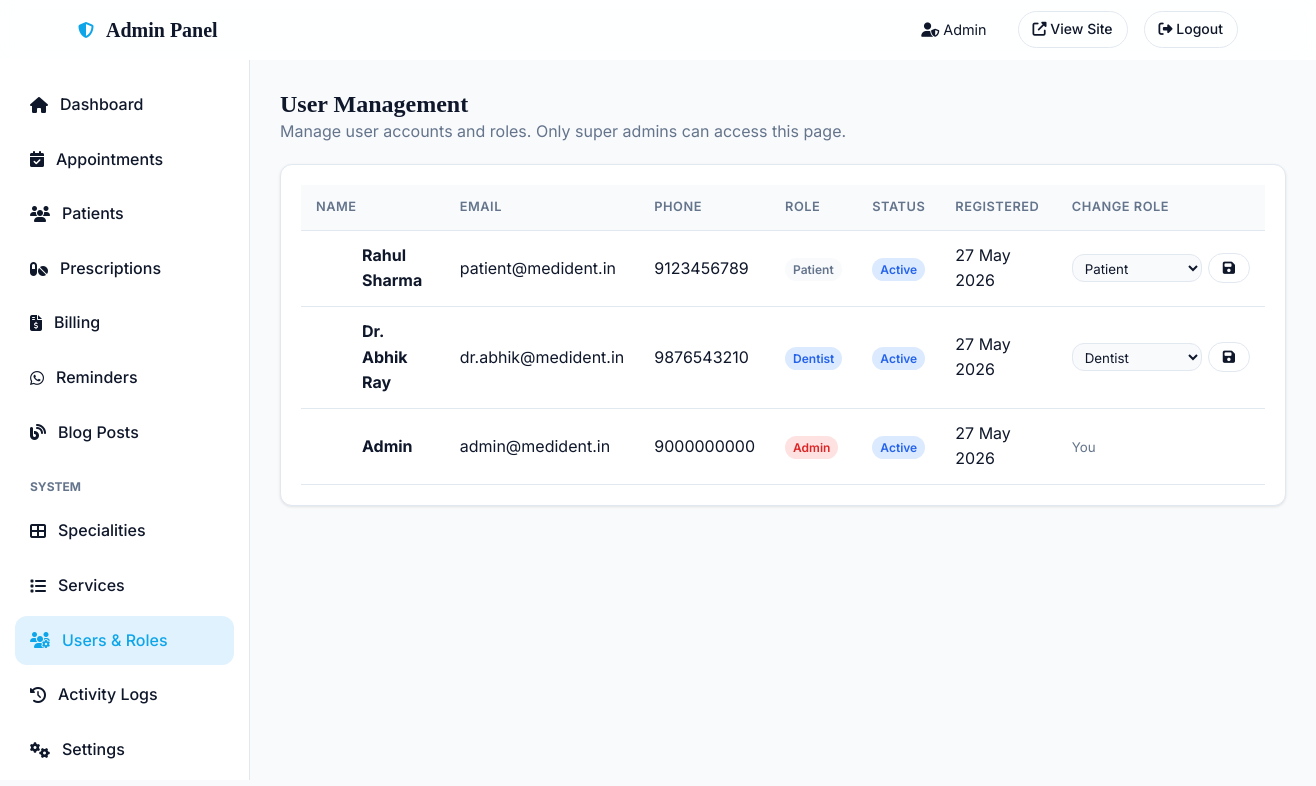
The page /secure-admin-panel/users (signed in) on the database its author committed.
### models.py (models this page shows, shortened)
class User(UserMixin, db.Model):
    __tablename__ = 'users'
    id = db.Column(db.Integer, primary_key=True)
    name = db.Column(db.String(120), nullable=False)
    email = db.Column(db.String(120), unique=True, nullable=False)
    phone = db.Column(db.String(20))
    password_hash = db.Column(db.String(256), nullable=False)
    role = db.Column(db.String(20), default='patient')  # patient, dentist, receptionist, admin
    is_active = db.Column(db.Boolean, default=True)
    avatar = db.Column(db.String(256))
    created_at = db.Column(db.DateTime, default=datetime.utcnow)
    last_login = db.Column(db.DateTime)
    reset_token = db.Column(db.String(100))
    reset_token_expiry = db.Column(db.DateTime)
    preferred_language = db.Column(db.String(10), default='en')
    patient_profile = db.relationship('Patient', backref='user', uselist=False)
    appointments = db.relationship('Appointment', backref='user', lazy='dynamic', foreign_keys='Appointment.user_id')
    blog_posts = db.relationship('BlogPost', backref='author', lazy='dynamic')
    activity_logs = db.relationship('ActivityLog', backref='user', lazy='dynamic')

### routes/admin.py (the view)
@admin_bp.route('/users')
@login_required
@super_admin_required
def users():
    all_users = User.query.order_by(User.created_at.desc()).all()
    return render_template('admin/users.html', users=all_users)

### routes/admin.py (called while the page is built)
def super_admin_required(f):
    @wraps(f)
    def decorated(*args, **kwargs):
        if not current_user.is_authenticated or current_user.role != 'admin':
            flash('Super admin access required.', 'error')
            return redirect(url_for('public.index'))
        return f(*args, **kwargs)
    return decorated

### templates/admin/users.html (shortened to what this page needs)
{% extends "admin/base.html" %}
{% block content %}
<div style="margin-bottom:20px;">
    <h2>User Management</h2>
    <p class="text-muted">Manage user accounts and roles. Only super admins can access this page.</p>
</div>
<div class="card">
    <div class="table-responsive">
        <table class="table">
            <thead>
                <tr><th>Name</th><th>Email</th><th>Phone</th><th>Role</th><th>Status</th><th>Registered</th><th>Change Role</th></tr>
            </thead>
            <tbody>
            {% for u in users %}
            <tr>
                <td>
                    <div style="display:flex;align-items:center;gap:10px;">
                        <div style="width:36px;height:36px;border-radius:50%;background:var(--primary-gradient);color:#fff;display:flex;align-items:center;justify-content:center;font-weight:700;flex-shrink:0;">
                        </div>
                        <strong>{{ u.name }}</strong>
                    </div>
                </td>
                <td>{{ u.email }}</td>
                <td>{{ u.phone or '—' }}</td>
                <td>
                    {% if u.role == 'admin' %}
                    <span class="badge badge-cancelled">Admin</span>
                    {% elif u.role == 'dentist' %}
                    <span class="badge badge-completed">Dentist</span>
                    {% elif u.role == 'receptionist' %}
                    <span class="badge badge-pending">Receptionist</span>
                    {% else %}
                    <span class="badge" style="background:var(--bg-color);color:var(--text-muted);">Patient</span>
                    {% endif %}
                </td>
                <td>
                    {% if u.is_active %}
                    <span class="badge badge-completed">Active</span>
                    {% else %}
                    <span class="badge badge-cancelled">Inactive</span>
                    {% endif %}
                </td>
                <td>{{ u.created_at.strftime('%d %b %Y') }}</td>
                <td>
                    {% if u.id != current_user.id %}
                    <form method="POST" action="{{ url_for('admin.change_role', user_id=u.id) }}" style="display:flex;gap:6px;align-items:center;">
                        <select name="role" class="form-control" style="width:130px;padding:4px 8px;">
                            <option value="patient" {% if u.role=='patient' %}selected{% endif %}>Patient</option>
                            <option value="dentist" {% if u.role=='dentist' %}selected{% endif %}>Dentist</option>
                        </select>
                        <button type="submit" class="btn-outline-sm"><i class="fas fa-save"></i></button>
                    </form>
                    {% else %}
                    <small class="text-muted">You</small>
                    {% endif %}
                </td>
            </tr>
            {% else %}
            <tr><td colspan="7" class="text-center">No users found.</td></tr>
            {% endfor %}
            </tbody>
        </table>
    </div>
</div>
{% endblock %}

### templates/admin/base.html (shortened to what this page needs)
<!DOCTYPE html>
<html lang="en" data-theme="light">
<head>
    <link rel="stylesheet" href="https://cdnjs.cloudflare.com/ajax/libs/font-awesome/6.5.0/css/all.min.css">
    <link rel="stylesheet" href="{{ url_for('static', filename='css/main.css') }}">
</head>
<body>
<nav class="navbar" style="height: 60px;">
    <div class="nav-container" style="justify-content: space-between; width: 100%;">
        <div class="nav-brand">
            <i class="fas fa-shield-alt text-primary"></i>
            <span class="brand-main">Admin Panel</span>
        </div>
        <div class="nav-actions">
            <span style="font-size: 0.9rem; margin-right: 15px;"><i class="fas fa-user-shield"></i> {{ current_user.name }}</span>
            <a href="{{ url_for('public.index') }}" class="btn-outline-sm" target="_blank"><i class="fas fa-external-link-alt"></i> View Site</a>
            <a href="{{ url_for('auth.logout') }}" class="btn-outline-sm text-danger"><i class="fas fa-sign-out-alt"></i> Logout</a>
        </div>
    </div>
</nav>
<div class="dashboard-layout" style="padding-top: 60px;">
    <aside class="dashboard-sidebar">
        <nav class="dashboard-nav">
            <a href="{{ url_for('admin.dashboard') }}" class="dashboard-link {% if request.endpoint == 'admin.dashboard' %}active{% endif %}">
                <i class="fas fa-home"></i> Dashboard
            </a>
            <a href="{{ url_for('admin.appointments') }}" class="dashboard-link {% if request.endpoint and 'appointment' in request.endpoint %}active{% endif %}">
                <i class="fas fa-calendar-check"></i> Appointments
            </a>
            <a href="{{ url_for('admin.patients') }}" class="dashboard-link {% if request.endpoint and 'patient' in request.endpoint %}active{% endif %}">
                <i class="fas fa-users"></i> Patients
            </a>
            <a href="{{ url_for('admin.prescriptions') }}" class="dashboard-link {% if request.endpoint and 'prescription' in request.endpoint %}active{% endif %}">
                <i class="fas fa-pills"></i> Prescriptions
            </a>
            <a href="{{ url_for('admin.billing') }}" class="dashboard-link {% if request.endpoint and 'billing' in request.endpoint %}active{% endif %}">
                <i class="fas fa-file-invoice-dollar"></i> Billing
            </a>
            <a href="{{ url_for('admin.reminders') }}" class="dashboard-link {% if request.endpoint and 'reminder' in request.endpoint %}active{% endif %}">
                <i class="fab fa-whatsapp"></i> Reminders
            </a>
            <a href="{{ url_for('admin.blog') }}" class="dashboard-link {% if request.endpoint and 'blog' in request.endpoint %}active{% endif %}">
                <i class="fas fa-blog"></i> Blog Posts
            </a>
            {% if current_user.role == 'admin' %}
            <div style="margin: 15px 0 5px; padding-left: 15px; font-size: 0.75rem; text-transform: uppercase; color: var(--text-muted); font-weight: 700;">System</div>
            <a href="{{ url_for('admin.specialities') }}" class="dashboard-link {% if request.endpoint and 'specialit' in request.endpoint %}active{% endif %}">
                <i class="fas fa-th-large"></i> Specialities
            </a>
            <a href="{{ url_for('admin.services') }}" class="dashboard-link {% if request.endpoint and 'service' in request.endpoint %}active{% endif %}">
                <i class="fas fa-list"></i> Services
            </a>
            <a href="{{ url_for('admin.users') }}" class="dashboard-link {% if request.endpoint and 'users' in request.endpoint %}active{% endif %}">
                <i class="fas fa-users-cog"></i> Users & Roles
            </a>
            <a href="{{ url_for('admin.activity_logs') }}" class="dashboard-link {% if request.endpoint and 'activity_logs' in request.endpoint %}active{% endif %}">
                <i class="fas fa-history"></i> Activity Logs
            </a>
            <a href="{{ url_for('admin.settings') }}" class="dashboard-link {% if request.endpoint and 'settings' in request.endpoint %}active{% endif %}">
                <i class="fas fa-cogs"></i> Settings
            </a>
            {% endif %}
        </nav>
    </aside>
    <main class="dashboard-main">
        {% block content %}{% endblock %}
    </main>
</div>
</body>
</html>

### static/css/main.css (style rules this page uses)
:root { --primary: #0EA5E9; --primary-dark: #0284C7; --primary-light: #E0F2FE; --secondary: #06B6D4; --accent: #38BDF8; --dark: #0F172A; --darker: #0B1120; --light: #F8FAFC; --white: #FFFFFF; --gray: #64748B; --gray-light: #CBD5E1; --gray-dark: #334155; --success: #10B981; --warning: #F59E0B; --danger: #EF4444; --info: #3B82F6; --bg-color: var(--light); --surface-color: var(--white); --text-main: var(--dark); --text-muted: var(--gray); --border-color: #E2E8F0; --shadow-sm: 0 1px 3px rgba(0,0,0,0.1); --shadow-md: 0 4px 6px -1px rgba(0,0,0,0.1); --shadow-lg: 0 10px 15px -3px rgba(0,0,0,0.1); --shadow-glow: 0 0 20px rgba(14, 165, 233, 0.3); --glass-bg: rgba(255, 255, 255, 0.85); --glass-border: rgba(255, 255, 255, 0.4); --font-sans: 'Inter', system-ui, sans-serif; --font-serif: 'Playfair Display', serif; --nav-height: 80px; --container-width: 1200px; --radius-sm: 8px; --radius-md: 12px; --radius-lg: 20px; --radius-full: 9999px; --trans-fast: 0.2s ease; --trans-normal: 0.3s ease; --trans-slow: 0.5s ease; }
* { margin: 0; padding: 0; box-sizing: border-box; }
body { font-family: var(--font-sans); background-color: var(--bg-color); color: var(--text-main); line-height: 1.6; transition: background-color var(--trans-normal), color var(--trans-normal); overflow-x: hidden; }
h1, h2, h3, h4, h5, h6 { font-family: var(--font-serif); font-weight: 700; line-height: 1.2; color: var(--text-main); }
a { text-decoration: none; color: var(--primary); transition: color var(--trans-fast); }
.text-primary { color: var(--primary); }
.text-danger { color: var(--danger); }
.text-muted { color: var(--text-muted); }
.btn-outline-sm { background: transparent; border: 1px solid var(--border-color); color: var(--text-main); padding: 6px 14px; border-radius: var(--radius-full); font-size: 0.875rem; font-weight: 500; text-decoration: none; display: inline-block; }
.navbar { position: fixed; top: 0; left: 0; width: 100%; height: var(--nav-height); background: var(--glass-bg); backdrop-filter: blur(10px); border-bottom: 1px solid var(--glass-border); z-index: 1000; transition: all var(--trans-normal); }
.nav-container { max-width: var(--container-width); margin: 0 auto; padding: 0 20px; height: 100%; display: flex; justify-content: space-between; align-items: center; }
.nav-brand { display: flex; align-items: center; gap: 12px; }
.brand-main { font-family: var(--font-serif); font-weight: 700; font-size: 1.25rem; color: var(--text-main); line-height: 1; }
.nav-actions { display: flex; align-items: center; gap: 16px; }

### static/css/hero.css (style rules this page uses)
.form-control { width: 100%; padding: 12px 15px; border: 1px solid var(--border-color); border-radius: var(--radius-md); background: var(--bg-color); color: var(--text-main); font-family: inherit; transition: all var(--trans-fast); }

### static/css/forms.css (style rules this page uses)
.dashboard-layout { display: flex; min-height: 100vh; padding-top: var(--nav-height); }
.dashboard-sidebar { width: 250px; background: var(--surface-color); border-right: 1px solid var(--border-color); padding: 20px 0; position: fixed; height: calc(100vh - var(--nav-height)); overflow-y: auto; }
.dashboard-nav { display: flex; flex-direction: column; gap: 5px; padding: 0 15px; }
.dashboard-link { display: flex; align-items: center; gap: 12px; padding: 12px 15px; border-radius: var(--radius-md); color: var(--text-main); font-weight: 500; transition: all var(--trans-fast); }
.dashboard-link:hover, .dashboard-link.active { background: var(--primary-light); color: var(--primary); }
.dashboard-main { flex: 1; margin-left: 250px; padding: 30px; background: var(--bg-color); }
.card { background: var(--surface-color); border-radius: var(--radius-md); box-shadow: var(--shadow-sm); border: 1px solid var(--border-color); padding: 20px; margin-bottom: 20px; }
.table-responsive { overflow-x: auto; }
.table { width: 100%; border-collapse: collapse; }
.table th, .table td { padding: 12px 15px; text-align: left; border-bottom: 1px solid var(--border-color); }
.table th { background: var(--bg-color); font-weight: 600; color: var(--text-muted); text-transform: uppercase; font-size: 0.8rem; letter-spacing: 0.5px; }
.badge { padding: 4px 8px; border-radius: var(--radius-full); font-size: 0.75rem; font-weight: 600; }
.badge-cancelled { background: #FEE2E2; color: #DC2626; }
.badge-completed { background: #DBEAFE; color: #2563EB; }

### rows shown on the page
User: name "Admin", email "admin@medident.in", phone "9000000000", role "Admin", is_active "Active", created_at "27 May 2026", shows "You"
User: name "Rahul Sharma", email "patient@medident.in", phone "9123456789", shows "Patient", is_active "Active", created_at "27 May 2026", role "Patient"
User: name "Dr. Abhik Ray", email "dr.abhik@medident.in", phone "9876543210", shows "Dentist", is_active "Active", created_at "27 May 2026", role "Dentist"
